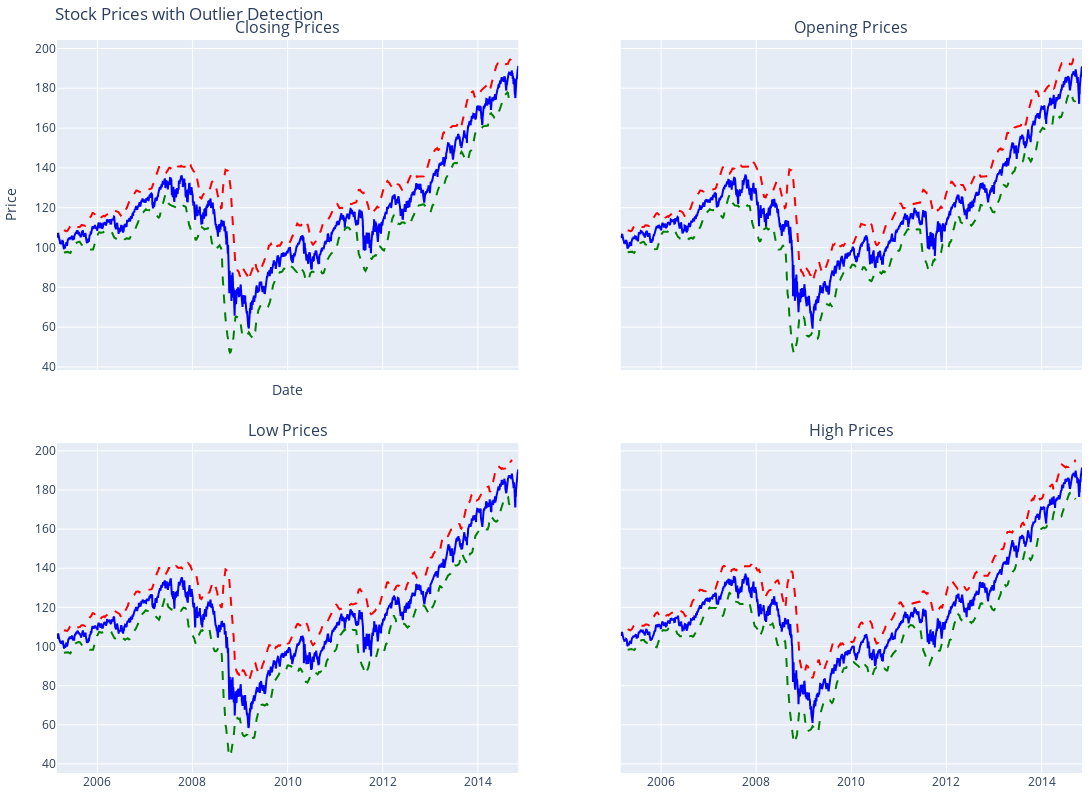

Source (notebook cell):
### Markdown cell above
## <a id='toc2_2_'></a>[Sliding window time series](#toc0_)

### Code cell
# Create a column for anomaly detection
close_column = train['Close']
open_column = train['Open']
low_column = train['Low']
high_column = train['High']

# Parameters for the sliding window
window_percentage = 3  # Percentage for the window size
k_close = int(len(close_column) * (window_percentage / 2 / 100))
k_open = int(len(open_column) * (window_percentage / 2 / 100))
k_low = int(len(low_column) * (window_percentage / 2 / 100))
k_high = int(len(high_column) * (window_percentage / 2 / 100))

N = len(close_column)

# Function to get upper and lower bands
def get_bands(data, k):
    bands = []
    for i in range(N):
        if i < k or i + k >= N:
            bands.append((np.nan, np.nan))  # Avoiding edge effects
            continue
        window_data = data[i-k:i+k]
        bands.append((np.mean(window_data) + 3 * np.std(window_data),
                      np.mean(window_data) - 3 * np.std(window_data)))
    return zip(*bands)

# Calculate bands for each price type
upper_close, lower_close = get_bands(close_column, k_close)
upper_open, lower_open = get_bands(open_column, k_open)
upper_low, lower_low = get_bands(low_column, k_low)
upper_high, lower_high = get_bands(high_column, k_high)

# Identify anomalies for each price type
anomalies_close = (close_column > upper_close) | (close_column < lower_close)
anomalies_open = (open_column > upper_open) | (open_column < lower_open)
anomalies_low = (low_column > upper_low) | (low_column < lower_low)
anomalies_high = (high_column > upper_high) | (high_column < lower_high)

# Add anomaly information to the DataFrame
train['Anomalies_Close'] = anomalies_close
train['Anomalies_Open'] = anomalies_open
train['Anomalies_Low'] = anomalies_low
train['Anomalies_High'] = anomalies_high

# Create 2x2 subplots with tighter spacing and equal dimensions
fig = make_subplots(
    rows=2, cols=2,
    subplot_titles=('Closing Prices', 'Opening Prices', 'Low Prices', 'High Prices'),
    vertical_spacing=0.1,  # Adjust vertical spacing
    horizontal_spacing=0.1,  # Adjust horizontal spacing
    shared_xaxes=True,
    shared_yaxes=True,
)

# Add traces for Closing Prices
fig.add_trace(go.Scatter(x=train['Date'], y=close_column, mode='lines', name='Close', line=dict(color='blue')),
              row=1, col=1)
fig.add_trace(go.Scatter(x=train['Date'], y=upper_close, mode='lines', name='Upper Band', line=dict(color='red', dash='dash')),
              row=1, col=1)
fig.add_trace(go.Scatter(x=train['Date'], y=lower_close, mode='lines', name='Lower Band', line=dict(color='green', dash='dash')),
              row=1, col=1)
fig.add_trace(go.Scatter(x=train[train['Anomalies_Close']]['Date'], 
                         y=train[train['Anomalies_Close']]['Close'], 
                         mode='markers', name='Anomalies', marker=dict(color='orange', size=10)),
              row=1, col=1)

# Add traces for Opening Prices
fig.add_trace(go.Scatter(x=train['Date'], y=open_column, mode='lines', name='Open', line=dict(color='blue')),
              row=1, col=2)
fig.add_trace(go.Scatter(x=train['Date'], y=upper_open, mode='lines', name='Upper Band', line=dict(color='red', dash='dash')),
              row=1, col=2)
fig.add_trace(go.Scatter(x=train['Date'], y=lower_open, mode='lines', name='Lower Band', line=dict(color='green', dash='dash')),
              row=1, col=2)
fig.add_trace(go.Scatter(x=train[train['Anomalies_Open']]['Date'], 
                         y=train[train['Anomalies_Open']]['Open'], 
                         mode='markers', name='Anomalies', marker=dict(color='orange', size=10)),
              row=1, col=2)

# Add traces for Low Prices
fig.add_trace(go.Scatter(x=train['Date'], y=low_column, mode='lines', name='Low', line=dict(color='blue')),
              row=2, col=1)
fig.add_trace(go.Scatter(x=train['Date'], y=upper_low, mode='lines', name='Upper Band', line=dict(color='red', dash='dash')),
              row=2, col=1)
fig.add_trace(go.Scatter(x=train['Date'], y=lower_low, mode='lines', name='Lower Band', line=dict(color='green', dash='dash')),
              row=2, col=1)
fig.add_trace(go.Scatter(x=train[train['Anomalies_Low']]['Date'], 
                         y=train[train['Anomalies_Low']]['Low'], 
                         mode='markers', name='Anomalies', marker=dict(color='orange', size=10)),
              row=2, col=1)

# Add traces for High Prices
fig.add_trace(go.Scatter(x=train['Date'], y=high_column, mode='lines', name='High', line=dict(color='blue')),
              row=2, col=2)
fig.add_trace(go.Scatter(x=train['Date'], y=upper_high, mode='lines', name='Upper Band', line=dict(color='red', dash='dash')),
              row=2, col=2)
fig.add_trace(go.Scatter(x=train['Date'], y=lower_high, mode='lines', name='Lower Band', line=dict(color='green', dash='dash')),
              row=2, col=2)
fig.add_trace(go.Scatter(x=train[train['Anomalies_High']]['Date'], 
                         y=train[train['Anomalies_High']]['High'], 
                         mode='markers', name='Anomalies', marker=dict(color='orange', size=10)),
              row=2, col=2)

# Update layout settings and set margins to ensure equal dimensions for all subplots
fig.update_layout(title='Stock Prices with Outlier Detection',
                  height=800,
                  width=1200,
                  showlegend=False,
                  margin=dict(l=10, r=10, t=40, b=20),
                  xaxis_title="Date",
                  yaxis_title="Price")

# Show the plot
fig.show()

### Figure 1 — Plotly figure (JSON) as saved in the notebook; plotly's stock layout.template omitted (floating-point values rounded to 4 significant figures; data arrays with more than 128 entries replaced by an {"elided": "..."} marker saying what was removed)
{"data": [{"line": {"color": "blue"}, "mode": "lines", "name": "Close", "type": "scatter", "x": {"elided": "2443 str values"}, "xaxis": "x", "y": {"elided": "2443 float values"}, "yaxis": "y"}, {"line": {"color": "red", "dash": "dash"}, "mode": "lines", "name": "Upper Band", "type": "scatter", "x": {"elided": "2443 str values"}, "xaxis": "x", "y": {"elided": "2443 float values"}, "yaxis": "y"}, {"line": {"color": "green", "dash": "dash"}, "mode": "lines", "name": "Lower Band", "type": "scatter", "x": {"elided": "2443 str values"}, "xaxis": "x", "y": {"elided": "2443 float values"}, "yaxis": "y"}, {"marker": {"color": "orange", "size": 10}, "mode": "markers", "name": "Anomalies", "type": "scatter", "x": [], "xaxis": "x", "y": [], "yaxis": "y"}, {"line": {"color": "blue"}, "mode": "lines", "name": "Open", "type": "scatter", "x": {"elided": "2443 str values"}, "xaxis": "x2", "y": {"elided": "2443 float values"}, "yaxis": "y2"}, {"line": {"color": "red", "dash": "dash"}, "mode": "lines", "name": "Upper Band", "type": "scatter", "x": {"elided": "2443 str values"}, "xaxis": "x2", "y": {"elided": "2443 float values"}, "yaxis": "y2"}, {"line": {"color": "green", "dash": "dash"}, "mode": "lines", "name": "Lower Band", "type": "scatter", "x": {"elided": "2443 str values"}, "xaxis": "x2", "y": {"elided": "2443 float values"}, "yaxis": "y2"}, {"marker": {"color": "orange", "size": 10}, "mode": "markers", "name": "Anomalies", "type": "scatter", "x": [], "xaxis": "x2", "y": [], "yaxis": "y2"}, {"line": {"color": "blue"}, "mode": "lines", "name": "Low", "type": "scatter", "x": {"elided": "2443 str values"}, "xaxis": "x3", "y": {"elided": "2443 float values"}, "yaxis": "y3"}, {"line": {"color": "red", "dash": "dash"}, "mode": "lines", "name": "Upper Band", "type": "scatter", "x": {"elided": "2443 str values"}, "xaxis": "x3", "y": {"elided": "2443 float values"}, "yaxis": "y3"}, {"line": {"color": "green", "dash": "dash"}, "mode": "lines", "name": "Lower Band", "type": "scatter", "x": {"elided": "2443 str values"}, "xaxis": "x3", "y": {"elided": "2443 float values"}, "yaxis": "y3"}, {"marker": {"color": "orange", "size": 10}, "mode": "markers", "name": "Anomalies", "type": "scatter", "x": [], "xaxis": "x3", "y": [], "yaxis": "y3"}, {"line": {"color": "blue"}, "mode": "lines", "name": "High", "type": "scatter", "x": {"elided": "2443 str values"}, "xaxis": "x4", "y": {"elided": "2443 float values"}, "yaxis": "y4"}, {"line": {"color": "red", "dash": "dash"}, "mode": "lines", "name": "Upper Band", "type": "scatter", "x": {"elided": "2443 str values"}, "xaxis": "x4", "y": {"elided": "2443 float values"}, "yaxis": "y4"}, {"line": {"color": "green", "dash": "dash"}, "mode": "lines", "name": "Lower Band", "type": "scatter", "x": {"elided": "2443 str values"}, "xaxis": "x4", "y": {"elided": "2443 float values"}, "yaxis": "y4"}, {"marker": {"color": "orange", "size": 10}, "mode": "markers", "name": "Anomalies", "type": "scatter", "x": [], "xaxis": "x4", "y": [], "yaxis": "y4"}], "layout": {"annotations": [{"font": {"size": 16}, "showarrow": false, "text": "Closing Prices", "x": 0.225, "xanchor": "center", "xref": "paper", "y": 1, "yanchor": "bottom", "yref": "paper"}, {"font": {"size": 16}, "showarrow": false, "text": "Opening Prices", "x": 0.775, "xanchor": "center", "xref": "paper", "y": 1, "yanchor": "bottom", "yref": "paper"}, {"font": {"size": 16}, "showarrow": false, "text": "Low Prices", "x": 0.225, "xanchor": "center", "xref": "paper", "y": 0.45, "yanchor": "bottom", "yref": "paper"}, {"font": {"size": 16}, "showarrow": false, "text": "High Prices", "x": 0.775, "xanchor": "center", "xref": "paper", "y": 0.45, "yanchor": "bottom", "yref": "paper"}], "height": 800, "margin": {"b": 20, "l": 10, "r": 10, "t": 40}, "showlegend": false, "title": {"text": "Stock Prices with Outlier Detection"}, "width": 1200, "xaxis": {"anchor": "y", "domain": [0, 0.45], "matches": "x3", "showticklabels": false, "title": {"text": "Date"}}, "xaxis2": {"anchor": "y2", "domain": [0.55, 1], "matches": "x4", "showticklabels": false}, "xaxis3": {"anchor": "y3", "domain": [0, 0.45]}, "xaxis4": {"anchor": "y4", "domain": [0.55, 1]}, "yaxis": {"anchor": "x", "domain": [0.55, 1], "title": {"text": "Price"}}, "yaxis2": {"anchor": "x2", "domain": [0.55, 1], "matches": "y", "showticklabels": false}, "yaxis3": {"anchor": "x3", "domain": [0, 0.45]}, "yaxis4": {"anchor": "x4", "domain": [0, 0.45], "matches": "y3", "showticklabels": false}}}
